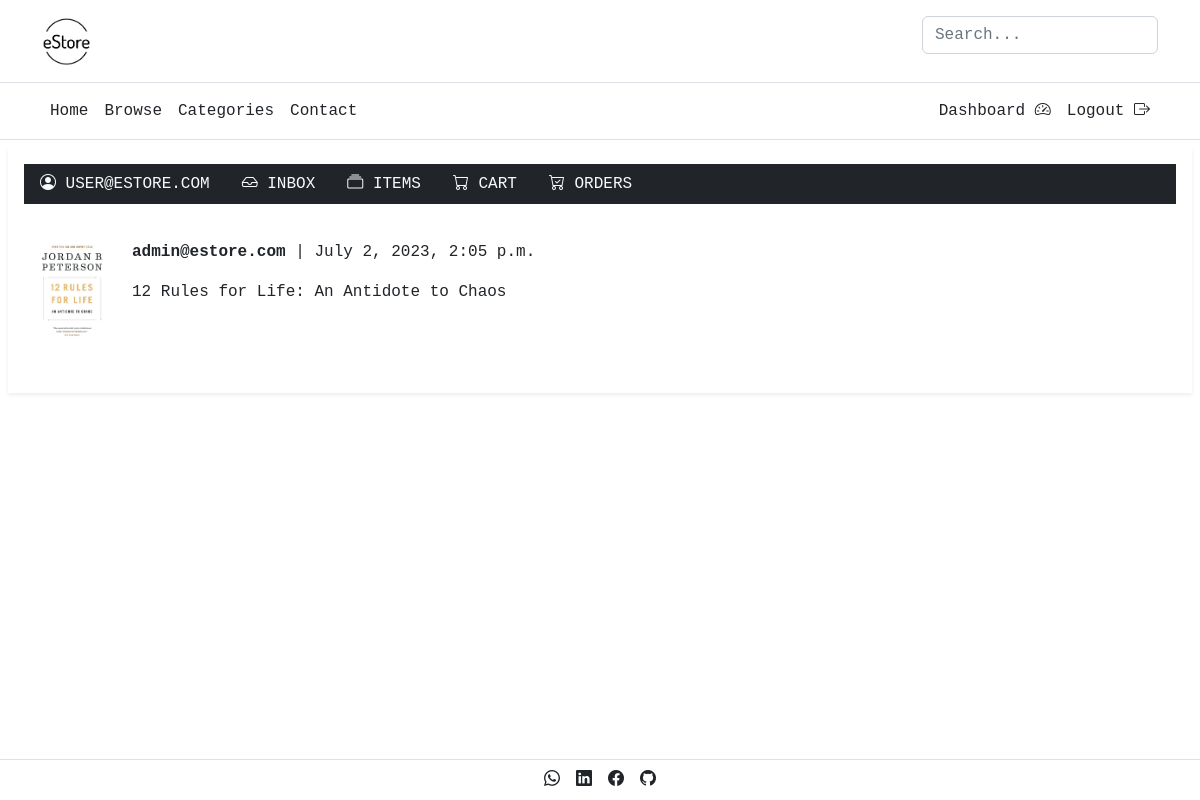
/inbox/inbox/ (signed in), run on the app's committed database.
### conversation/models.py (models this page shows, shortened)
class Conversation(models.Model):
    item = models.ForeignKey(Item, related_name='conversations', on_delete=models.CASCADE)
    members = models.ManyToManyField(User, related_name='conversations')
    created_at = models.DateTimeField(auto_now_add=True)
    modified_at = models.DateTimeField(auto_now=True)
    class Meta:
        ordering = ('-created_at',)

### item/models.py (models this page shows, shortened)
class Item(models.Model):
    category = models.ForeignKey(Category, related_name='items', on_delete=models.CASCADE)
    name = models.CharField(max_length=255)
    description = models.TextField(blank=True, null=True)
    price = models.FloatField()
    image = models.ImageField(upload_to='item_images', blank=True, null=True)
    is_sold = models.BooleanField(default=False)
    created_by = models.ForeignKey(User, related_name='items', on_delete=models.CASCADE)
    created_at = models.DateTimeField(auto_now_add=True)
    viewed = models.IntegerField(default=1)
    class Meta:
        ordering = ('name',)

### conversation/views.py (the view)
# urls.py: path('inbox/', views.inbox, name='inbox'),
@login_required
def inbox(request):
    conversations = Conversation.objects.filter(members__in=[request.user.id])
    context = {
        'conversations': conversations
    }
    return render(request, 'conversation/inbox.html', context)

### conversation/templates/conversation/inbox.html (shortened to what this page needs)
{% extends 'dashboard/base.html' %}
{% load crispy_forms_tags %}
{% block dashboard_content %}
<div class="p-2">
    {% for conversation in conversations %}
    <div class="row my-1">
        <div class="col bg-body-secondary rounded p-3">
            <a href="{% url 'conversation:detail' conversation.id %}" class="text-dark text-decoration-none">
                <div class="row">
                    <div class="col-md-1">
                        <img src="{{ conversation.item.image.url }}" alt="img" class="img-fluid">
                    </div>
                    <div class="col-md-11">
                        {% for member in conversation.members.all %}
                        {% if member != request.user %}
                            <p class="text-dark"><strong>{{ member.username }}</strong> | {{ conversation.modified_at }}</p>
                            <p class="text-dark">{{ conversation.item.name }}</p>
                        {% endif %}
                    {% endfor %}
                    </div>
                </div>
            </a>
        </div>
    </div>
    {% endfor %}
</div>
{% endblock dashboard_content %}

### dashboard/templates/dashboard/base.html (shortened to what this page needs)
{% extends 'core/base.html' %}
{% block content %}
<div class="px-2 mt-2">
    <div class="shadow-sm p-3 bg-body-tertiary mb-3">
        <nav class="nav bg-dark mb-2">
            <a class="nav-link text-uppercase text-light" href="{% url 'dashboard:dashboard' %}"><i class="bi bi-person-circle"></i> {{ request.user.username }}</a>
            <a class="nav-link text-uppercase text-light" href="{% url 'conversation:inbox' %}"><i class="bi bi-inbox"></i> Inbox</a>
            <a class="nav-link text-uppercase text-light" href="{% url 'dashboard:items' %}"><i class="bi bi-collection"></i> Items</a>
            <a class="nav-link text-uppercase text-light" href="{% url 'cart:cart' %}"><i class="bi bi-cart"></i> Cart</a>
            <a class="nav-link text-uppercase text-light" href="{% url 'cart:orders' %}"><i class="bi bi-cart-check"></i> Orders</a>
        </nav>
        {% block dashboard_content %}{% endblock dashboard_content %}
    </div>
</div>
{% endblock content %}

### data on the page
Conversation: item.image (picture), modified_at "July 2, 2023, 2:05 p.m.", item.name "12 Rules for Life: An Antidote to Chaos"

### other printed values
{{ request.user.username }} "USER@ESTORE.COM"
{{ member.username }} "admin@estore.com"
